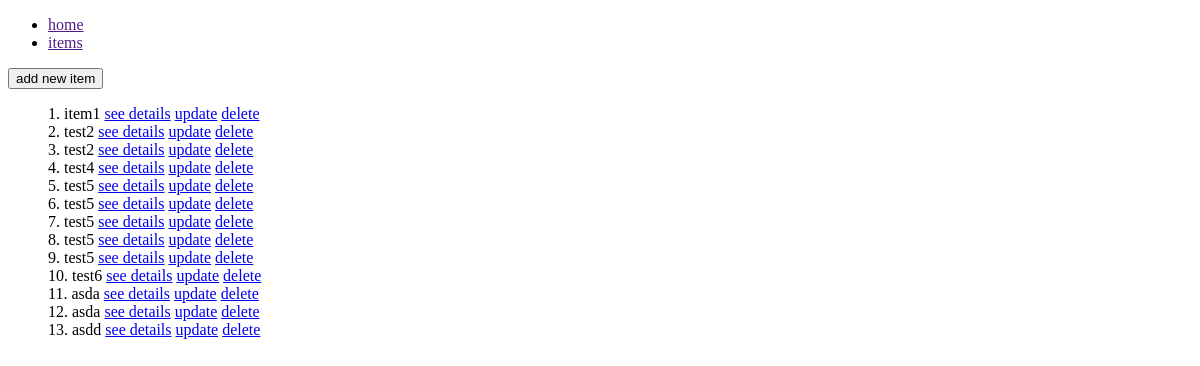
The app's page /items/, older data.
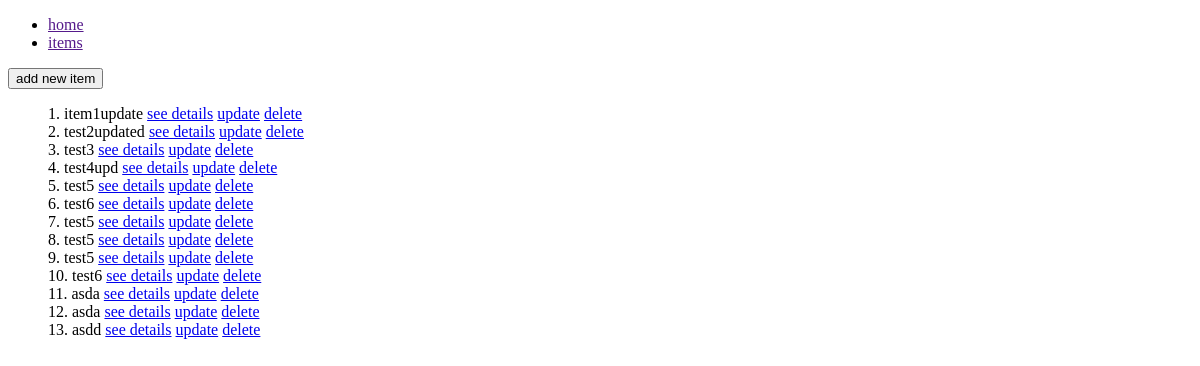
The same page, newer data.
### items/models.py (models this page shows, shortened)
class Item(models.Model):
    name = models.CharField(max_length=100)
    description = models.TextField()
    price = models.DecimalField(decimal_places = 2, max_digits=100)
    def get_absolute_url(self):
        return reverse('items:detail', kwargs={'idItem':self.id})
    def get_update_url(self):
        return reverse('items:update',kwargs={'idItem':self.id})
    def get_delete_url(self):
        return reverse('items:delete',kwargs={'idItem':self.id})

### items/views.py (the view)
# urls.py: path('',IndexView.as_view(),name="index"),
class IndexView(ItemView,View):
    template_name = "items/index.html"
    def get(self,request,*args,**kwargs):
        queryset = Item.objects.all()
        context = {
            "object_list":queryset,
            "create_url": reverse_lazy('items:create')
        }
        return render(request,self.template_name,context)

### items/templates/items/index.html (shortened to what this page needs)
{% extends 'base.html' %}
{% block content %}
    <a href="{{ create_url }}"><button type="button">add new item</button></a>
    <ul style="list-style: none;">
        {% for e in object_list %}
            <li>
                {{forloop.counter}}.
                {{e.name}}
                <a href="{{ e.get_absolute_url }} ">see details</a>
                <a href="{{ e.get_update_url }} ">update</a>
                <a href="{{ e.get_delete_url }}">delete</a>
            </li>
        {% endfor %}
    </ul>
{% endblock %}

### templates/base.html (shortened to what this page needs)
<!DOCTYPE html>
<html lang="en">
<head>
</head>
<body>
    <div>
        {% include 'navbar.html' %}
    </div>
    <div>
        {% block content %}
        {% endblock %}
    </div>
</body>
</html>

### templates/navbar.html
<nav>
    <ul>
        <li>
            <a href="">home</a>
        </li>
        <li>
            <a href="">items</a>
        </li>
    </ul>
</nav>

Row changes from the older to the newer data that the page shows:
changed Item: name "item1" → "item1update"
changed Item: name "test2" → "test2updated"
changed Item: name "test2" → "test3"
changed Item: name "test4" → "test4upd"
changed Item (number 6 of 13 on the later page): name "test5" → "test6"
